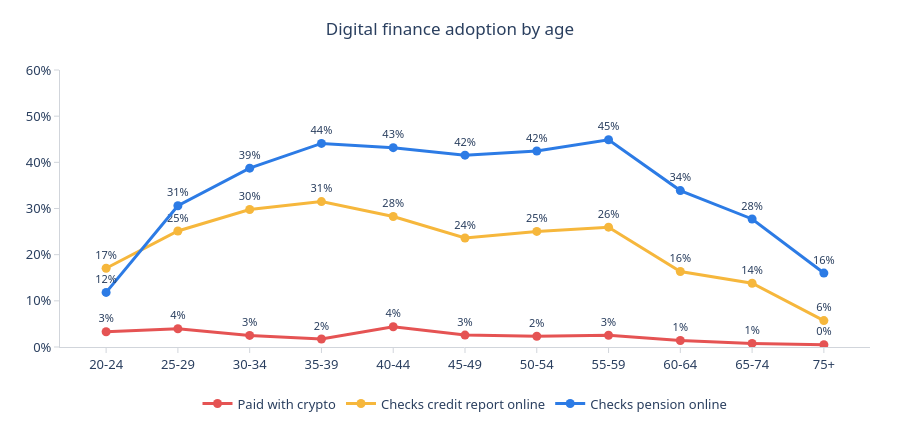
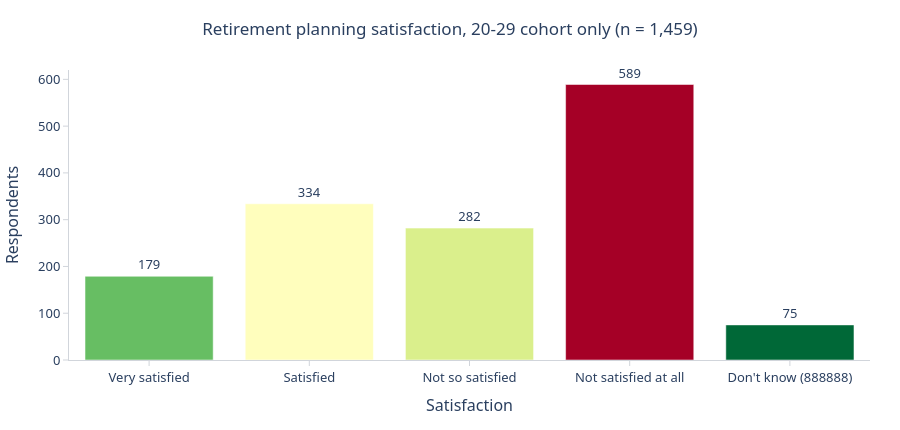

The notebook cell these images were saved under, in order:
### Code cell
# 4a. Young Generation tab (20-24 and 25-29): educational focus.
# All values are computed from the raw survey data - no cleaning applied.

young_mask = df["Gil"].isin([1, 2])         # 20-24 + 25-29
older_mask = df["Gil"] >= 3                 # 30+
n_young = int(young_mask.sum())
n_older = int(older_mask.sum())
print(f"Young cohort (20-29): {n_young:,} respondents")
print(f"Older cohort (30+):   {n_older:,} respondents")

# --- 1. Crypto & digital finance adoption by age (line chart)
crypto_by_age = df.groupby(df["Gil"].map(AGE_LABELS))["InternetShilemMatbeaDig"].apply(
    lambda s: (s == 1).mean() * 100).reindex(age_order)
credit_by_age = df.groupby(df["Gil"].map(AGE_LABELS))["InternetDohAshrai"].apply(
    lambda s: (s == 1).mean() * 100).reindex(age_order)
pension_online_by_age = df.groupby(df["Gil"].map(AGE_LABELS))["InternetDohPensia"].apply(
    lambda s: (s == 1).mean() * 100).reindex(age_order)

fig = go.Figure()
for series, name, color in [
    (crypto_by_age,          "Paid with crypto",           "#e55353"),
    (credit_by_age,          "Checks credit report online","#f6b73c"),
    (pension_online_by_age,  "Checks pension online",      "#2c7be5"),
]:
    fig.add_trace(go.Scatter(
        x=age_order, y=series.values, mode="lines+markers+text",
        text=[f"{v:.0f}%" for v in series.values], textposition="top center",
        name=name, line=dict(width=3, color=color), marker=dict(size=9),
        textfont=dict(size=11)))
fig.update_layout(
    title=dict(text="Digital finance adoption by age", x=0.5, xanchor="center",
               font=dict(size=17)),
    height=470, yaxis=dict(ticksuffix="%", range=[0, 60]),
    paper_bgcolor="white", plot_bgcolor="white",
    margin=dict(t=80, r=30, b=60, l=60),
    legend=dict(x=0.5, xanchor="center", y=-0.15, orientation="h"))
fig.update_xaxes(showgrid=False, zeroline=False, showline=True, linecolor="#d1d5db")
fig.update_yaxes(showgrid=False, zeroline=False, showline=True, linecolor="#d1d5db")
_clean(fig)
fig.show()
FIGS["fig-young-digital"] = fig

# --- 2. Retirement planning satisfaction, 20-29 only
sat_young_series = df.loc[young_mask, "MerutzeTichnunFinPrisha"].map(
    {**SAT_LABELS, 888888: "Don't know (888888)"}).value_counts().reindex(
    [SAT_LABELS[k] for k in sorted(SAT_LABELS)] + ["Don't know (888888)"])
sat_young_df = sat_young_series.rename_axis("Satisfaction").reset_index(name="Respondents")
fig = px.bar(sat_young_df, x="Satisfaction", y="Respondents",
             title=f"Retirement planning satisfaction, 20-29 cohort only "
                   f"(n = {n_young:,})",
             color="Respondents", color_continuous_scale="RdYlGn_r")
fig.update_traces(text=[f"{int(v):,}" if pd.notna(v) else ""
                          for v in sat_young_df["Respondents"]],
                  textposition="outside", cliponaxis=False)
fig.update_layout(coloraxis_showscale=False)
_clean(fig)
fig.show()
FIGS["fig-young-satisfaction"] = fig

print(f"Young Generation figures added: {sum(1 for k in FIGS if k.startswith('fig-young'))}")

### Figure 1 — Plotly figure (JSON) as saved in the notebook; plotly's stock layout.template omitted (floating-point values rounded to 4 significant figures)
{"data": [{"line": {"color": "#e55353", "width": 3}, "marker": {"size": 9}, "mode": "lines+markers+text", "name": "Paid with crypto", "text": ["3%", "4%", "3%", "2%", "4%", "3%", "2%", "3%", "1%", "1%", "0%"], "textfont": {"size": 11}, "textposition": "top center", "type": "scatter", "x": ["20-24", "25-29", "30-34", "35-39", "40-44", "45-49", "50-54", "55-59", "60-64", "65-74", "75+"], "y": [3.301, 3.962, 2.517, 1.732, 4.396, 2.586, 2.322, 2.553, 1.402, 0.7812, 0.4902]}, {"line": {"color": "#f6b73c", "width": 3}, "marker": {"size": 9}, "mode": "lines+markers+text", "name": "Checks credit report online", "text": ["17%", "25%", "30%", "31%", "28%", "24%", "25%", "26%", "16%", "14%", "6%"], "textfont": {"size": 11}, "textposition": "top center", "type": "scatter", "x": ["20-24", "25-29", "30-34", "35-39", "40-44", "45-49", "50-54", "55-59", "60-64", "65-74", "75+"], "y": [17.06, 25.14, 29.79, 31.5, 28.26, 23.62, 25.04, 25.96, 16.36, 13.8, 5.719]}, {"line": {"color": "#2c7be5", "width": 3}, "marker": {"size": 9}, "mode": "lines+markers+text", "name": "Checks pension online", "text": ["12%", "31%", "39%", "44%", "43%", "42%", "42%", "45%", "34%", "28%", "16%"], "textfont": {"size": 11}, "textposition": "top center", "type": "scatter", "x": ["20-24", "25-29", "30-34", "35-39", "40-44", "45-49", "50-54", "55-59", "60-64", "65-74", "75+"], "y": [11.83, 30.6, 38.74, 44.09, 43.17, 41.55, 42.45, 44.89, 33.88, 27.73, 16.01]}], "layout": {"font": {"family": "Segoe UI, Arial", "size": 13}, "height": 430, "legend": {"orientation": "h", "x": 0.5, "xanchor": "center", "y": -0.15}, "margin": {"b": 70, "l": 60, "r": 30, "t": 70}, "paper_bgcolor": "white", "plot_bgcolor": "white", "title": {"font": {"size": 17}, "text": "Digital finance adoption by age", "x": 0.5, "xanchor": "center"}, "xaxis": {"linecolor": "#d1d5db", "showgrid": false, "showline": true, "tickcolor": "#d1d5db", "ticks": "outside", "zeroline": false}, "yaxis": {"linecolor": "#d1d5db", "range": [0, 60], "showgrid": false, "showline": true, "tickcolor": "#d1d5db", "ticks": "outside", "ticksuffix": "%", "zeroline": false}}}

### Figure 2 — Plotly figure (JSON) as saved in the notebook; plotly's stock layout.template omitted (floating-point values rounded to 4 significant figures)
{"data": [{"cliponaxis": false, "hovertemplate": "Satisfaction=%{x}<br>Respondents=%{marker.color}<extra></extra>", "legendgroup": "", "marker": {"color": [179, 334, 282, 589, 75], "coloraxis": "coloraxis", "pattern": {"shape": ""}}, "name": "", "orientation": "v", "showlegend": false, "text": ["179", "334", "282", "589", "75"], "textposition": "outside", "type": "bar", "x": ["Very satisfied", "Satisfied", "Not so satisfied", "Not satisfied at all", "Don't know (888888)"], "xaxis": "x", "y": [179, 334, 282, 589, 75], "yaxis": "y"}], "layout": {"barmode": "relative", "coloraxis": {"autocolorscale": false, "colorbar": {"title": {"text": "Respondents"}}, "colorscale": [[0.0, "rgb(0,104,55)"], [0.1, "rgb(26,152,80)"], [0.2, "rgb(102,189,99)"], [0.3, "rgb(166,217,106)"], [0.4, "rgb(217,239,139)"], [0.5, "rgb(255,255,191)"], [0.6, "rgb(254,224,139)"], [0.7, "rgb(253,174,97)"], [0.8, "rgb(244,109,67)"], [0.9, "rgb(215,48,39)"], [1.0, "rgb(165,0,38)"]], "showscale": false}, "font": {"family": "Segoe UI, Arial", "size": 13}, "height": 430, "legend": {"tracegroupgap": 0}, "margin": {"b": 70, "l": 60, "r": 30, "t": 70}, "paper_bgcolor": "white", "plot_bgcolor": "white", "title": {"font": {"size": 17}, "text": "Retirement planning satisfaction, 20-29 cohort only (n = 1,459)", "x": 0.5, "xanchor": "center"}, "xaxis": {"anchor": "y", "domain": [0.0, 1.0], "linecolor": "#d1d5db", "showgrid": false, "showline": true, "tickcolor": "#d1d5db", "ticks": "outside", "title": {"text": "Satisfaction"}, "zeroline": false}, "yaxis": {"anchor": "x", "domain": [0.0, 1.0], "linecolor": "#d1d5db", "showgrid": false, "showline": true, "tickcolor": "#d1d5db", "ticks": "outside", "title": {"text": "Respondents"}, "zeroline": false}}}
